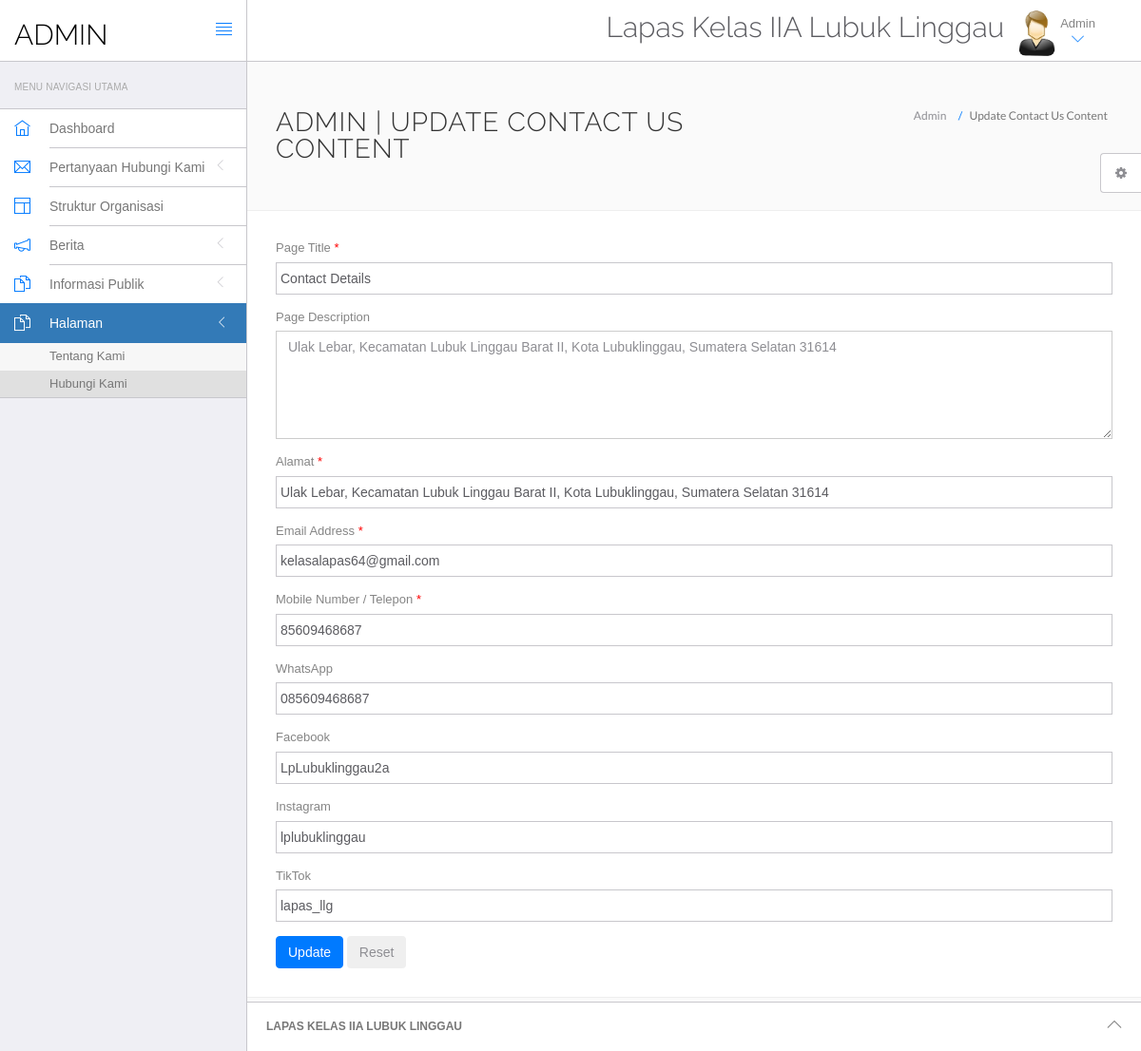
/hms/admin/contact.php (signed in), run on the app's committed database.
### tables this page shows
CREATE TABLE `tblpage` (
  `ID` int(10) NOT NULL,
  `PageType` varchar(200) DEFAULT NULL,
  `PageTitle` varchar(200) DEFAULT NULL,
  `PageDescription` mediumtext DEFAULT NULL,
  `Email` varchar(120) DEFAULT NULL,
  `MobileNumber` bigint(10) DEFAULT NULL,
  `Address` varchar(500) DEFAULT NULL,
  `WhatsApp` varchar(20) DEFAULT NULL,
  `Facebook` varchar(100) DEFAULT NULL,
  `Instagram` varchar(100) DEFAULT NULL,
  `TikTok` varchar(100) DEFAULT NULL,
  `UpdationDate` timestamp NULL DEFAULT current_timestamp(),
  `OpenningTime` varchar(255) DEFAULT NULL
);

### hms/admin/contact.php (the view, shortened to what this page needs)
<?php
include('include/config.php');
if(strlen($_SESSION['id']==0)) {
 header('location:logout.php');
  } else{
?>
<!DOCTYPE html>
<html lang="en">
	<head>
		<link rel="stylesheet" href="vendor/bootstrap/css/bootstrap.min.css">
		<link rel="stylesheet" href="vendor/fontawesome/css/font-awesome.min.css">
		<link rel="stylesheet" href="vendor/themify-icons/themify-icons.min.css">
		<link href="vendor/animate.css/animate.min.css" rel="stylesheet" media="screen">
		<link href="vendor/perfect-scrollbar/perfect-scrollbar.min.css" rel="stylesheet" media="screen">
		<link href="vendor/switchery/switchery.min.css" rel="stylesheet" media="screen">
		<link href="vendor/bootstrap-touchspin/jquery.bootstrap-touchspin.min.css" rel="stylesheet" media="screen">
		<link href="vendor/select2/select2.min.css" rel="stylesheet" media="screen">
		<link href="vendor/bootstrap-datepicker/bootstrap-datepicker3.standalone.min.css" rel="stylesheet" media="screen">
		<link href="vendor/bootstrap-timepicker/bootstrap-timepicker.min.css" rel="stylesheet" media="screen">
		<link rel="stylesheet" href="assets/css/styles.css">
		<link rel="stylesheet" href="assets/css/plugins.css">
		<link rel="stylesheet" href="assets/css/themes/theme-1.css" id="skin_color" />
	</head>
	<body>
		<div id="app">
<?php include('include/sidebar.php');?>
			<div class="app-content">
					<?php include('include/header.php');?>
				<div class="main-content" >
					<div class="wrap-content container" id="container">
						<section id="page-title">
							<div class="row">
								<div class="col-sm-8">
									<h1 class="mainTitle">Admin | Update Contact Us Content</h1>
																	</div>
								<ol class="breadcrumb">
									<li>
										<span>Admin </span>
									</li>
									<li class="active">
										<span>Update Contact Us Content</span>
									</li>
								</ol>
							</div>
						</section>
						<div class="container-fluid container-fullw bg-white">
									<div class="row">
								<div class="col-md-12">
          <form class="forms-sample" method="post" onsubmit="return validateForm();">
                    <?php
$ret=mysqli_query($con,"select * from tblpage where PageType='contactus'");
while ($row=mysqli_fetch_array($ret)) {
?>
                    <div class="form-group">
                       <label for="pagetitle">Page Title <span style="color:red;">*</span></label>
                      <input id="pagetitle" name="pagetitle" type="text" class="form-control" required="true" value="<?php echo isset($row['PageTitle']) ? htmlspecialchars($row['PageTitle']) : '';?>">
                    </div>
                    <div class="form-group">
                      <label for="pagedes">Page Description</label>
                      <textarea class="form-control" name="pagedes" id="pagedes" rows="5"><?php echo isset($row['PageDescription']) ? htmlspecialchars($row['PageDescription']) : '';?></textarea>
                    </div>
                    <div class="form-group">
                      <label for="address">Alamat <span style="color:red;">*</span></label>
                     <input type="text" class="form-control" name="address" id="address" value="<?php echo isset($row['Address']) ? htmlspecialchars($row['Address']) : '';?>" required='true' placeholder="Contoh: Ulak Lebar, Kecamatan Lubuk Linggau Barat II...">
                    </div>
                    <div class="form-group">
                      <label for="email">Email Address <span style="color:red;">*</span></label>
                     <input type="email" class="form-control" name="email" id="email" value="<?php echo isset($row['Email']) ? htmlspecialchars($row['Email']) : '';?>" required='true'>
                    </div>
                    <div class="form-group">
                      <label for="mobnum">Mobile Number / Telepon <span style="color:red;">*</span></label>
                     <input type="text" class="form-control" name="mobnum" id="mobnum" value="<?php echo isset($row['MobileNumber']) ? htmlspecialchars($row['MobileNumber']) : '';?>" required='true' maxlength="15" pattern='[0-9\+]+' placeholder="Contoh: 085609468687">
                    </div>
                    <div class="form-group">
                      <label for="whatsapp">WhatsApp</label>
                     <input type="text" class="form-control" name="whatsapp" id="whatsapp" value="<?php echo isset($row['WhatsApp']) ? htmlspecialchars($row['WhatsApp']) : '';?>" maxlength="15" pattern='[0-9\+]*' placeholder="Contoh: 085609468687">
                    </div>
                    <div class="form-group">
                      <label for="facebook">Facebook</label>
                     <input type="text" class="form-control" name="facebook" id="facebook" value="<?php echo isset($row['Facebook']) ? htmlspecialchars($row['Facebook']) : '';?>" placeholder="Contoh: Lplubuklinggau">
                    </div>
                    <div class="form-group">
                      <label for="instagram">Instagram</label>
                     <input type="text" class="form-control" name="instagram" id="instagram" value="<?php echo isset($row['Instagram']) ? htmlspecialchars($row['Instagram']) : '';?>" placeholder="Contoh: @lplubuklinggau">
                    </div>
                    <div class="form-group">
                      <label for="tiktok">TikTok</label>
                     <input type="text" class="form-control" name="tiktok" id="tiktok" value="<?php echo isset($row['TikTok']) ? htmlspecialchars($row['TikTok']) : '';?>" placeholder="Contoh: @lapas_llg">
                    </div>
                    <?php } ?>
                    <button type="submit" class="btn btn-primary mr-2" name="submit">Update</button>
                    <button type="reset" class="btn btn-secondary">Reset</button>
                  </form>
								</div>
							</div>
								</div>
					</div>
				</div>
			</div>
	<?php include('include/footer.php');?>
	<?php include('include/setting.php');?>
		</div>
	</body>
</html>
<?php } ?>

### hms/admin/assets/css/themes/theme-1.css (style rules this page uses)
body { background: #FAFAFA; }

### data on the page
tblpage: pagetitle "Contact Details", pagedes "Ulak Lebar, Kecamatan Lubuk Linggau Barat II, Kota Lubuklinggau, Sumatera Selatan 31614", address "Ulak Lebar, Kecamatan Lubuk Linggau Barat II, Kota Lubuklinggau, Sumatera Selatan 31614", email "kelasalapas64@gmail.com", mobnum "85609468687", whatsapp "085609468687", facebook "LpLubuklinggau2a", instagram "lplubuklinggau", tiktok "lapas_llg"
